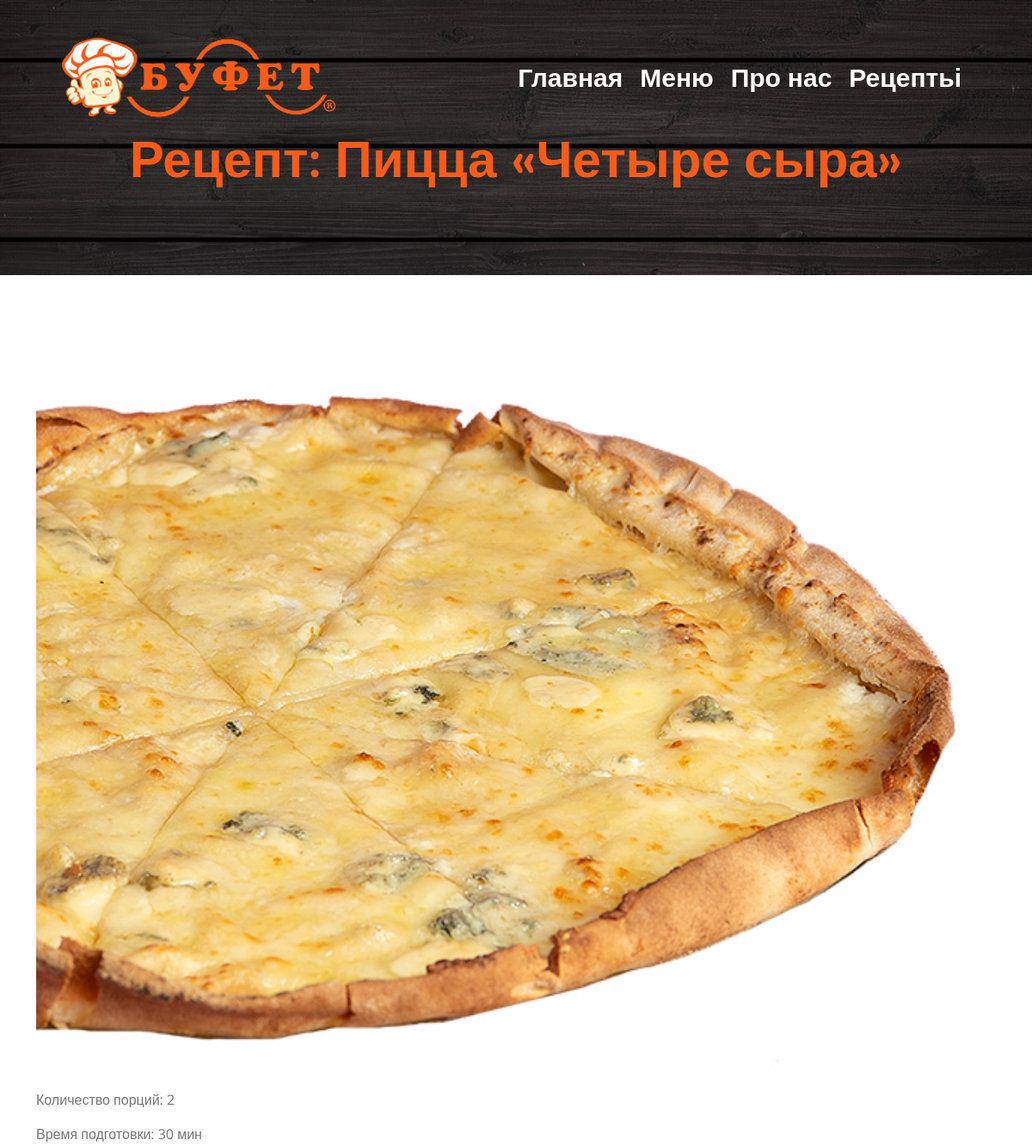
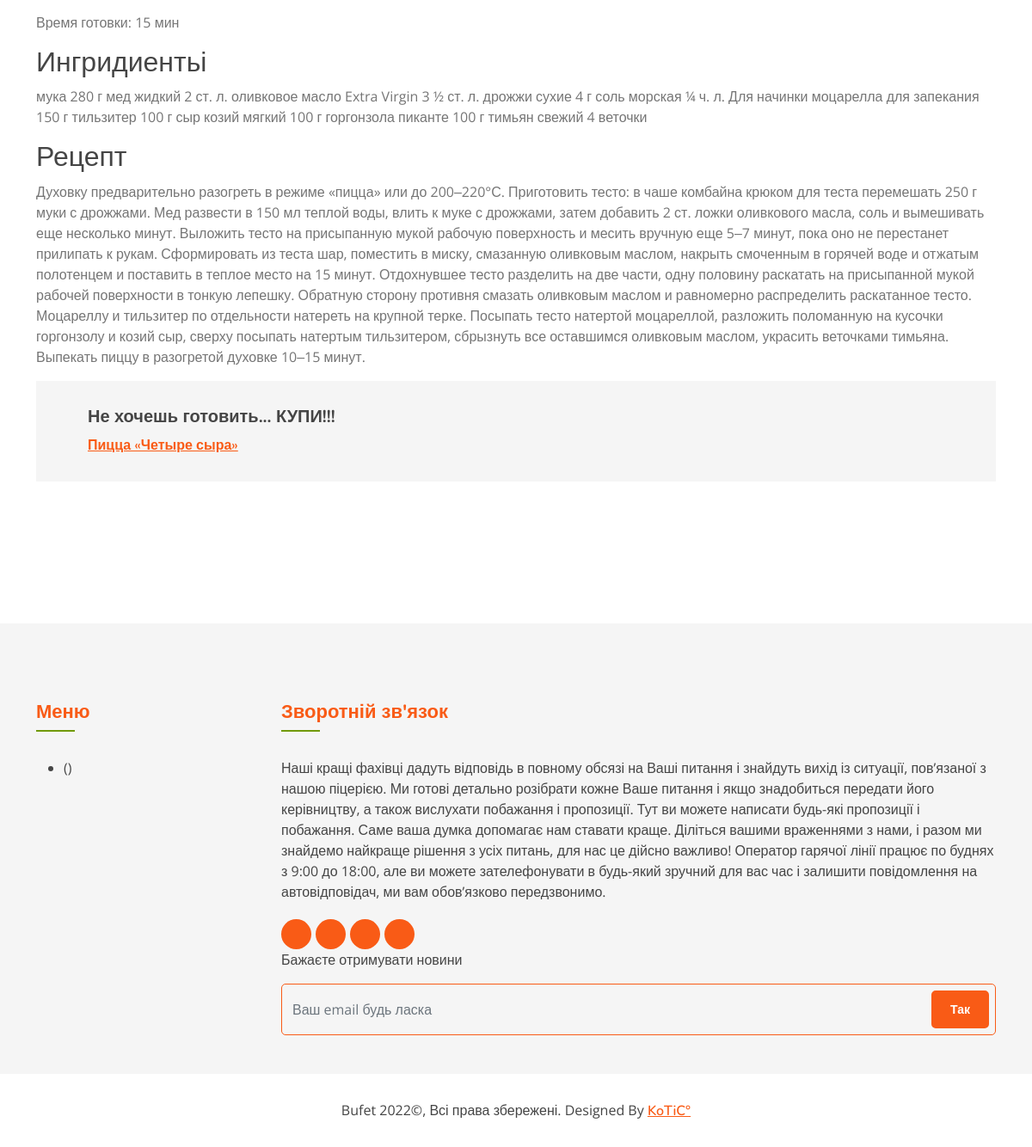
The page /recipe_all/1 on the database its author committed (2 pictures, top to bottom).
### blog/models.py (models this page shows, shortened)
class Recipe(models.Model):
    name = models.CharField(max_length=100)
    serves = models.CharField(max_length=50)
    prep_time = models.PositiveIntegerField(default=0)
    cook_time = models.PositiveIntegerField(default=0)
    ingredients = RichTextField()
    directions = RichTextField()
    post = models.ForeignKey(Post, related_name='recipe', on_delete=models.SET_NULL, null=True, blank=True)
    class Meta:
        verbose_name = 'Рецепт'
        verbose_name_plural = 'Рецептьі'

class Post(models.Model):
    author = models.ForeignKey(User, related_name='posts', on_delete=models.CASCADE, verbose_name='Автор поста')
    title = models.CharField(max_length=250, verbose_name='Название едьі', db_index=True)
    slug = models.SlugField(max_length=255, unique=True, verbose_name='URL едьі', db_index=True)
    image = models.ImageField(upload_to='articles/', verbose_name='Миниатюра')
    text = models.TextField(verbose_name='Текст')
    category = models.ForeignKey(Category,
                                 related_name='post', on_delete=models.SET_NULL, null=True, verbose_name='Категория')
    tags = models.ManyToManyField(Tag, related_name='post', verbose_name='Теги')
    create_at = models.DateTimeField(auto_now_add=True, verbose_name='Дата создания')
    price = models.CharField(max_length=50, verbose_name='Стоимость')
    width = models.CharField(max_length=50, verbose_name='Вес')
    calories = models.CharField(max_length=50, verbose_name='Калорийность')
    class Meta:
        verbose_name = 'Продукт'
        verbose_name_plural = 'Продуктьі'

### blog/views.py (the view)
# urls.py: path('recipe_all/<int:pk>', ViewRecipe.as_view(), name='recipe_details'),
class ViewRecipe(DetailView):
    model = Recipe
    template_name = 'blog/recipe_detail.html'
    context_object_name = 'recipe'

### blog/forms.py
class EmailForm(forms.ModelForm):
    class Meta:
        model = NewsByEmail
        fields = ['email', ]
        widgets = {'email': forms.TextInput(attrs={'class': "form-control", 'placeholder': "Ваш email будь ласка"})}

### blog/templatetags/contact_tags.py (called while the page is built)
@register.inclusion_tag('blog/inc/tags/_email_form.html')
def email_form():
    return {'email_form': EmailForm()}

### blog/templatetags/menu_tags.py (called while the page is built)
@register.inclusion_tag('blog/inc/tags/side_menu.html')
def get_categories():
    category = Category.objects.annotate(cnt=Count('post')).order_by('-cnt')
    return {'list_category': category}

### templates/blog/recipe_detail.html (shortened to what this page needs)
{% extends 'base.html' %}
{% block content %}
<div class="page-header">
    <div class="container">
        <div class="row">
            <div class="col-12">
                <h2>Рецепт: {{ recipe.name }}</h2>
            </div>
        </div>
    </div>
</div>
<div class="single">
    <div class="container">
        <div class="row">
            <div class="col-lg-12">
                <div class="single-content">
                    <img src="{{ recipe.post.image.url }}" alt="recipe"/>
                    <p>Количество порций: {{ recipe.serves}} </p>
                    <p>Время подготовки: {{ recipe.prep_time }} мин</p>
                    <p>Время готовки: {{ recipe.cook_time }} мин </p>
                    <h2>Ингридиентьі</h2>
                    <p>{{ recipe.ingredients|safe }}</p>
                    <h2>Рецепт</h2>
                    <p>{{ recipe.directions|safe }}</p>
                    <div class="single-bio">
                        <div class="single-bio-text">
                            <h3>Не хочешь готовить... КУПИ!!!</h3>
                            <a href="{% url 'food_details' recipe.post.category.slug recipe.post.slug %}">{{ recipe.name }}</a>
                        </div>
                    </div>
                </div>
            </div>
        </div>
    </div>
</div>
{% endblock content %}

### blog/static/blog/css/style.css (style rules this page uses)
body { color: #757575; background: #ffffff; font-family: 'open sans', sans-serif; text-align-all: justify; }
h1, h2, h3, h4, h5, h6 { color: #454545; font-family: 'Nunito', sans-serif; }
a { font-family: 'Nunito', sans-serif; font-weight: 600; color: #f95b16; transition: .3s; }
.page-header { position: relative; margin-bottom: 45px; padding: 150px 0 90px 0; text-align: center; background: linear-gradient(rgba(0, 0, 0, .5), rgba(0, 0, 0, .5)), url(../img/page-header.jpg); background-position: center; background-repeat: no-repeat; background-size: cover; }
.page-header h2 { position: relative; color: #f95b16; font-size: 60px; font-weight: 700; }
.single { position: relative; padding: 45px 0; }
.single .single-content { position: relative; margin-bottom: 30px; overflow: hidden; }
.single .single-content img { margin-bottom: 20px; width: 100%; }
.single .single-bio { margin-bottom: 45px; padding: 30px; background: rgba(0, 0, 0, .04); display: flex; }
.single .single-bio-text { padding-left: 30px; }
.single .single-bio-text h3 { font-size: 20px; font-weight: 700; }
.footer .footer-newsletter input { height: 60px; background: transparent; border: 1px solid #f95b16; border-radius: 5px; }

### rows shown on the page
Recipe: name "Пицца «Четыре сыра»", post.image (picture), serves "2", prep_time "30", cook_time "15", ingredients "мука 280 г мед жидкий 2 ст. л. оливковое масло Extra Virgin 3 ½ ст. л. дрожжи сухие 4 г соль морская ¼ ч. л. Для начинки моцарелла для запекания 150 г тильзитер 100 г сыр козий мягкий 100 г горгонзола пиканте 100 г тимьян свежий 4 веточки", directions "Духовку предварительно разогреть в режиме «пицца» или до 200‒220°С. Приготовить тесто: в чаше комбайна крюком для теста перемешать 250 г муки с дрожжами. Мед развести в 150 мл теплой воды, влить к муке с дрожжами, затем добавить 2 ст. ложки оливкового масла, соль и вымешивать еще несколько минут. Выложить тесто на присыпанную мукой рабочую поверхность и месить вручную еще 5‒7 минут, пока оно не перестанет прилипать к рукам. Сформировать из теста шар, поместить в миску, смазанную оливковым маслом, накрыть смоченным в горячей воде и отжатым полотенцем и поставить в теплое место на 15 минут. Отдохнувшее тесто разделить на две части, одну половину раскатать на присыпанной мукой рабочей…"
